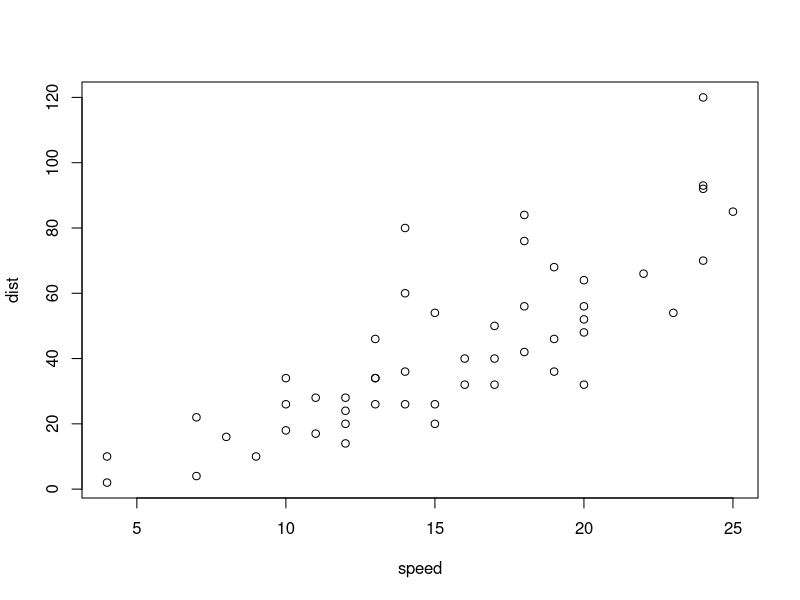
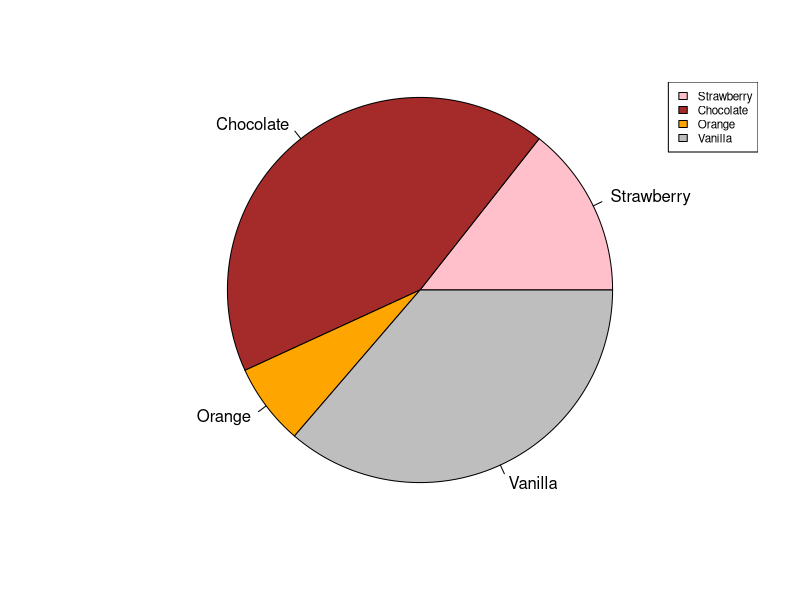
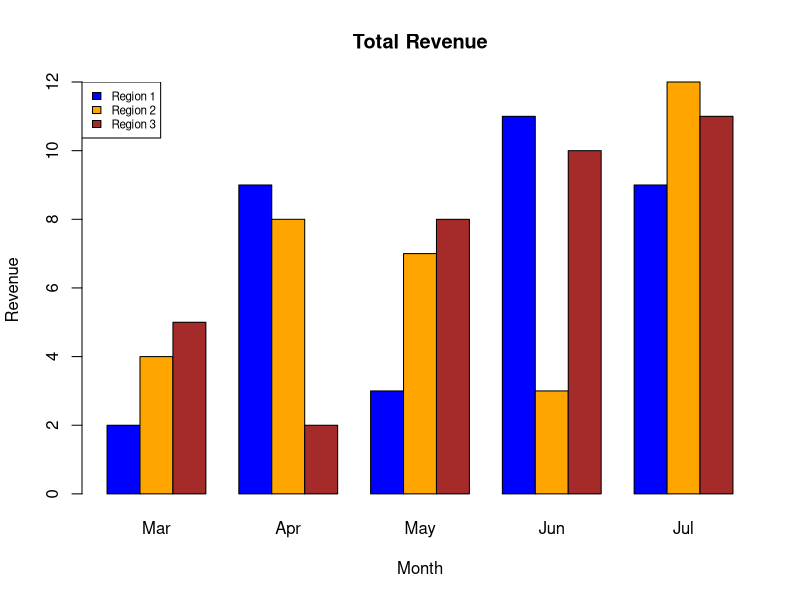
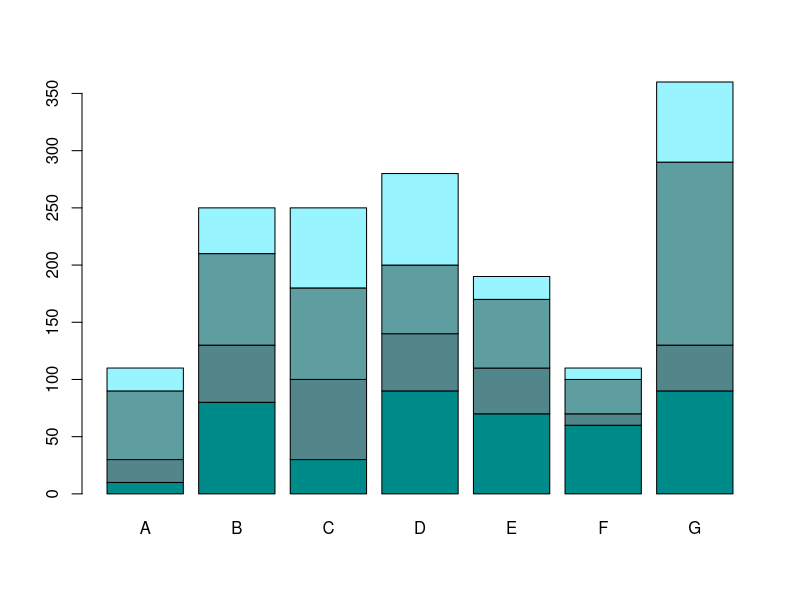
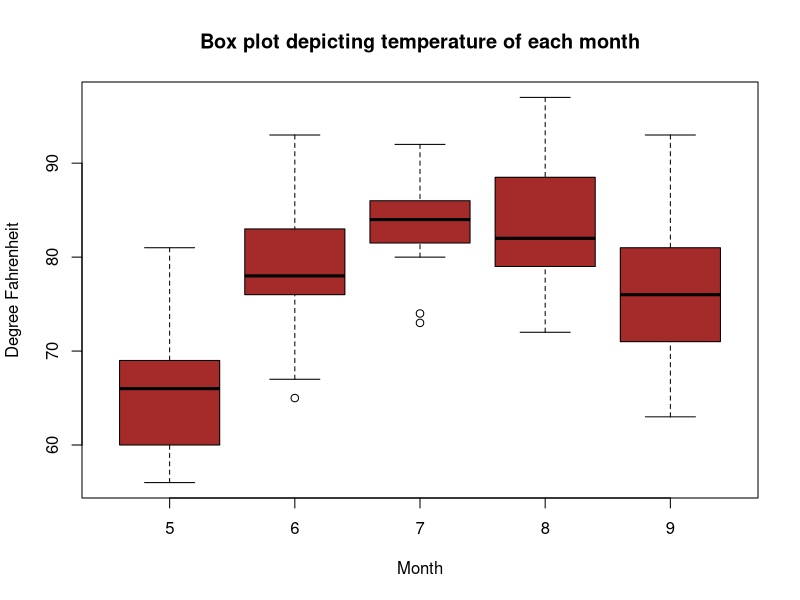
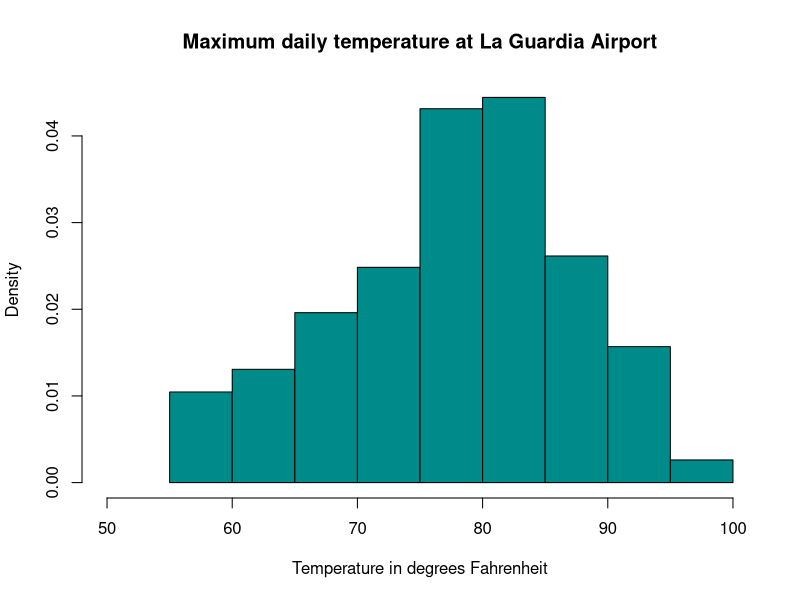
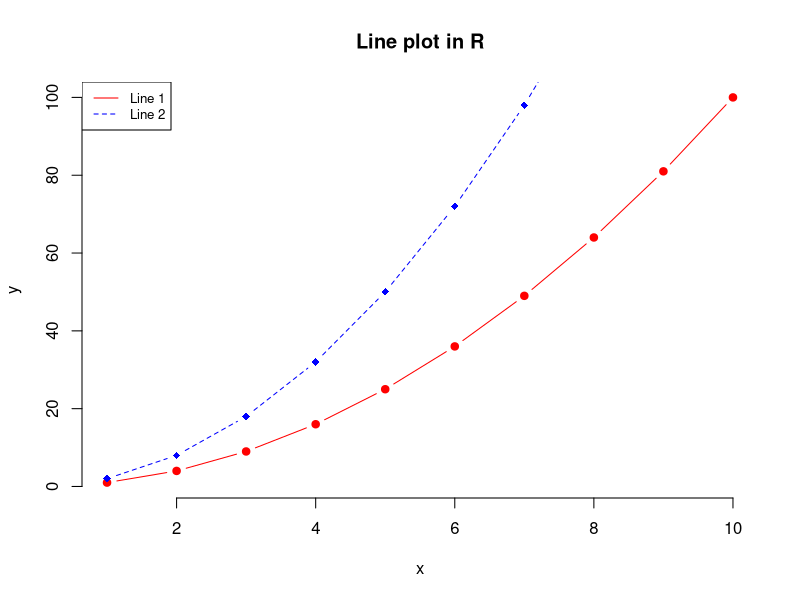
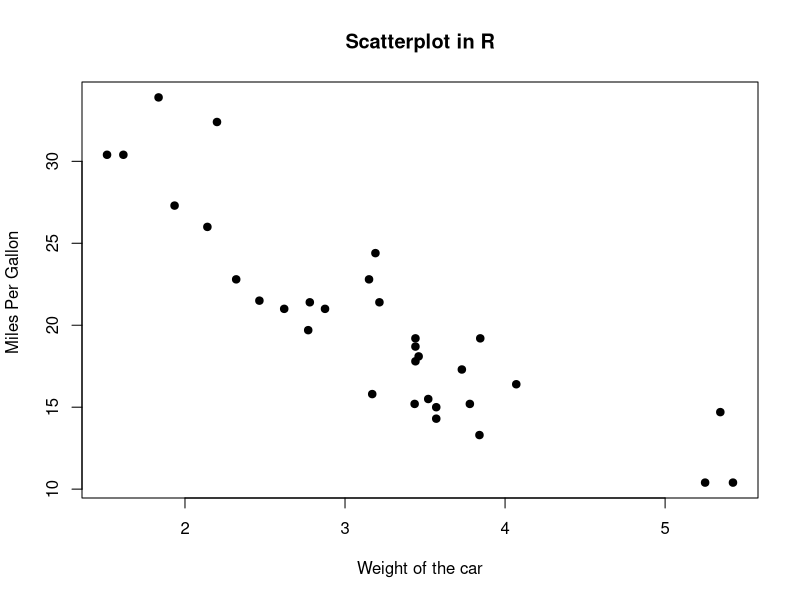

Here is the R script that generated these plots, in order:
## ---- chunk 1
print("Experimenting with the plots in R")
plot(cars)
## ---- chunk 2
vol <- c(21, 62, 10, 53)

lab <- c("Strawberry", "Chocolate", "Orange", "Vanilla")

colo <- c("pink", "brown", "orange", "grey")

pie(x=vol,labels = lab, radius = 1, col = colo)
legend("topright", c("Strawberry", "Chocolate", "Orange", "Vanilla"), cex = 0.7, fill = colo)
## ---- chunk 3
colors = c("blue", "orange", "brown")
months <- c("Mar", "Apr", "May", "Jun", "Jul")
regions <- c("Region 1", "Region 2", "Region 3")

Values <- matrix(c(2, 9, 3, 11, 9, 4, 8, 7, 3, 12, 5, 2, 8, 10, 11), 
                 nrow = 3, ncol = 5, byrow = TRUE)

barplot(Values, main = "Total Revenue", names.arg = months, 
                          xlab = "Month", ylab = "Revenue", 
                          col = colors, beside = TRUE)

legend("topleft", regions, cex = 0.7, fill = colors)
## ---- chunk 4

dat <- read.table(text = "A   B   C   D   E   F    G
1 10 80 30 90 70 60  90
2 20 50 70 50 40 10  40
3 60 80 80 60  60 30 160
4 20 40 70 80 20 10  70", header = TRUE)
  
barplot(as.matrix(dat),col = c("darkcyan", "cadetblue4", "cadetblue", "cadetblue1"))
## ---- chunk 5
print(airquality)
boxplot(Temp~Month,
data=airquality,
main="Box plot depicting temperature of each month",
xlab="Month",
ylab="Degree Fahrenheit",
col="brown",
border="black"
)
## ---- chunk 6
hist(airquality$Temp,
main="Maximum daily temperature at La Guardia Airport",
xlab="Temperature in degrees Fahrenheit",
xlim=c(50,100),
col="darkcyan",
freq=FALSE
)
## ---- chunk 7
x <- 1:10
y1 <- x*x
y2  <- 2*y1


plot(x, y1,main = "Line plot in R", type = "b", frame = FALSE, pch = 19, 
     col = "red", xlab = "x", ylab = "y")

lines(x, y2, pch = 18, col = "blue", type = "b", lty = 2)

legend("topleft", legend=c("Line 1", "Line 2"),
       col=c("red", "blue"), lty = 1:2, cex=0.8)
## ---- chunk 8
attach(mtcars)
plot(wt, mpg, main="Scatterplot in R",
   xlab="Weight of the car", ylab="Miles Per Gallon ", pch=19)
## ---- chunk 9
df <- mtcars
print(df)
cat("Means of the miles per gallon : ", mean(df$mpg))

cat("\n\n")

cat("Median of weight of the car dataset : ", median(df$wt))

cat("\n\n")

cat("Mode of the weight from the car dataset : ", names(sort(-table(df$wt)))[1])

cat("\n\n")

cat("Quantiles of the weight: ",quantile(df$wt))
